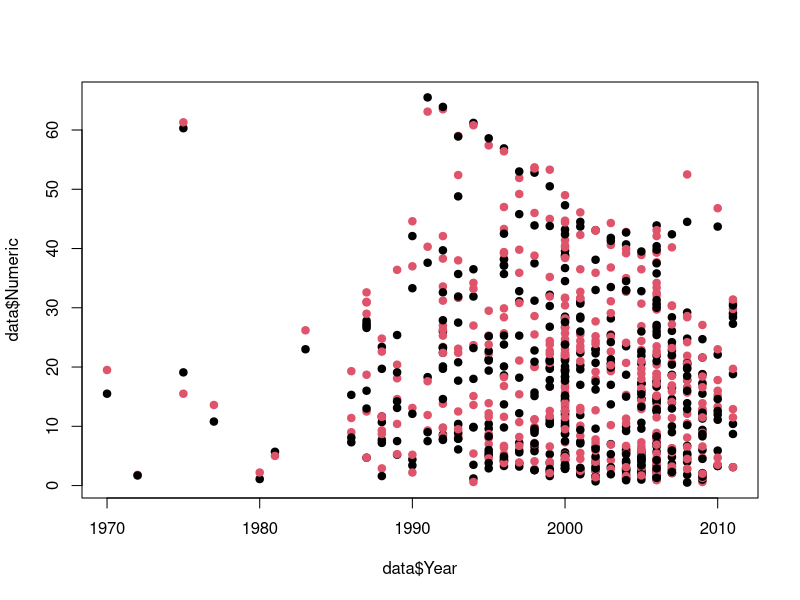

Source code (R):
#download.file("http://apps.who.int/gho/athena/data/GHO/WHOSIS_000008.csv?profile=text&filter=COUNTRY:*;SEX:*",destfile="data/hunger.csv")

data <- read.csv("data/hunger.csv")
data <- data[data$Sex != "Both sexes",]

plot(data$Numeric ~ data$Year, col=(data$Sex == "Male")*1+1, pch=19)

fit1 <- lm(data$Numeric ~ data$Year + data$Sex)#note the formula, considering female numeric with year and a constant addition for male
#abline(c(fit1$coeff[1],fit1$coeff[2]), col="red",lwd=4)
#abline(c(fit1$coeff[1]+fit1$coeff[3],fit$coeff[2]), col="black",lwd=4)

fit2 <- lm(data$Numeric ~ data$Year + data$Sex + data$Sex*data$Year)#note the formula, considering female numeric with year, a constant addition for male and also male's numeric relationship between year
#abline(c(fit1$coeff[1],fit1$coeff[2]), col="red",lwd=4)
#abline(c(fit1$coeff[1]+fit1$coeff[3],fit$coeff[2]), col="black",lwd=4)

#PS:
#Note the interactions between continues variables
